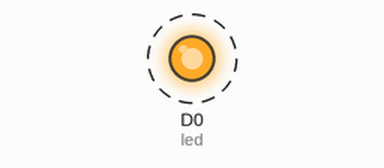
The sketch below on a simulated ESP8266 (NodeMCU). Shown: output pins drawn as LEDs (lit = HIGH). Dashed ring = blinking.

Above: at 0.5 s.
Timing chart, 0 to 3.5 s (numbered marks = the images above):
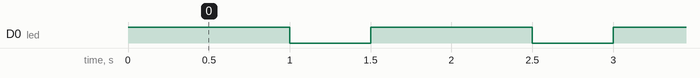

The sketch:

andu1stprogram.ino
```cpp
int led=D0;
void setup()
   {
     pinMode(led,OUTPUT);
   }

void loop() {

digitalWrite(led,1);
delay(1000);
digitalWrite(led,0);
delay(500);
}
```

Measured:
- by itself, D0 (led): alternates HIGH for 1.0 s and LOW for 0.50 s
